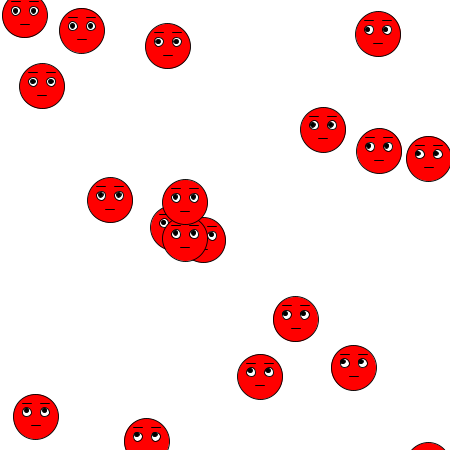
Frame 1 (no input)
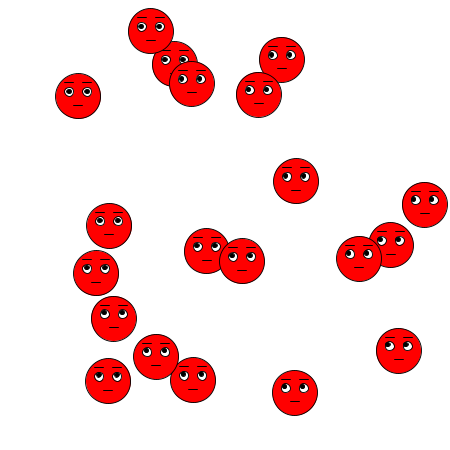
Frame 60 (the mouse pressed at the canvas centre just before this capture)
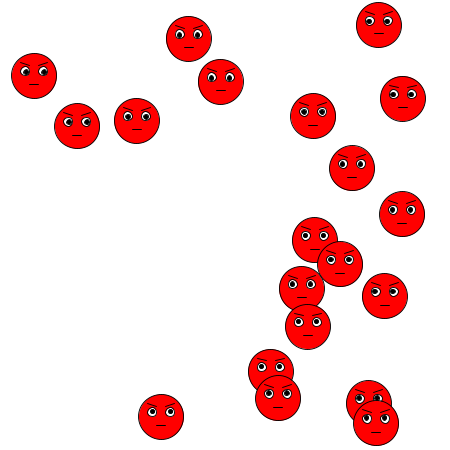
Frame 120 (the mouse held since frame 60 and released just before this capture)

The Processing sketch that drew these frames (run headless with seeded random() and noise(); from frame 60 on, the mouse is pressed at the canvas centre):

// Processing sketch: processing_16544
// ── processing_16544.pde

//setting up values
int ebinner=0;
color colour=color(255,255,0);
blob[] BLOB=new blob[20];

//A Basic setup
void setup() {
  size(450,450);
  frameRate(30);
  smooth();
  for(int h=0;h<20;h++)
   {
    BLOB[h]=new blob(random(500),random(500), color(255,0,0), 0, 0.9, h, BLOB);//Position X&Y, color, rotation, size multiplicator
   }
}

void draw(){
  background(255);
  for(int i=0;i<20;i++)
  {
   BLOB[i].bump();
   BLOB[i].drawBlob();
   BLOB[i].move();
 }
 //println(BLOB[2].blobx);
}

void mousePressed()
  {
    if(ebinner==0)//if not angry
    {ebinner=3;}//-->get angry
    else if(ebinner==3)//if angry
    {ebinner=0;}//-->get not angry
  }

class blob
{
  float blobx;
  float bloby;
  color col;
  int rot;
  float big;
  float movex=random(10);
  float movey=random(10);
  blob[] part;
  int nr;

  
   blob(float x, float y, color c, int r, float s, int num, blob[] crash)
  {
    blobx=x;
    bloby=y;
    col=c;
    rot=r;
    big=s;
    part=crash;
    int nr=num;


   // background(255);
  } 
  
  void drawBlob()
  {
    pushMatrix();
    translate(blobx,bloby);//controls the position
    rotate(radians(rot));//controls the rotation
    scale(big);//controls the size


    //Blobs "Body"
    fill (col);
    ellipse(0,0,50,50);

    //Blobs left eye
    fill(255);
    ellipse(-10,-5,10,10);
  
    //Blobs right eye
    fill(255);
    ellipse(10,-5,10,10);
  
    /*
    Blobs left pupil, moves with mouse,
    but not as far as the mouse (mouse/40)
    */
    fill(0);
    ellipse(-10+(mouseX/2-blobx/2)/100,-5+(mouseY/2-bloby/2)/100,5,5);
  
     //Blobs right pupil, same as with the left one
    fill(0);
    ellipse(10+(mouseX/2-blobx/2)/100,-5+(mouseY/2-bloby/2)/100,5,5);

    //Blobs mouth
    line(-5,10,5,+10);
  
    //Blobs left eyebrow
    line(-15,-15,-5,-15+ebinner);
  
    //Blobs right eyebrow
    line(5,-15+ebinner,15,-15);
    popMatrix();
 
    }
    
  void move()
  {
    blobx+=movex;
    bloby+=movey;
    
    if (blobx+25 > width) {
      blobx = width-25;
      movex*=-1; 
    }
    else if (blobx-25<0) 
    {
      blobx = 25;
      movex *= -1;
    }
    if (bloby+25>height)
    {
      bloby=height-25;
      movey*=-1; 
    } 
    else if (bloby-25<0)
    {
      bloby=25;
      movey*=-1;
    }

  }
  
  void bump()
  {
   for (int l=nr+1;l<20;l++) 
   {
      float dx=part[l].blobx-blobx;
      float dy=part[l].bloby-bloby;
      float dista=sqrt(dx*dx + dy*dy);
      if (dista<50)
      { 
        float angle=atan2(dy,dx);
        float targetX=blobx+cos(angle)*50;
        float targetY=bloby+sin(angle)*50;
        float ax=(targetX-part[l].blobx)*0.05;
        float ay=(targetY-part[l].bloby)*0.05;
        movex-=ax;
        movey-=ay;
        part[l].movex+=ax;
        part[l].movey+=ay;
      }
   }
  }
  
}
 

/*
Always remember: Big Blob is watching you(r mouse)!
Due to assignment restriction he will ALWAYS get angry if you click in his place, and you can ALWAYS calm him down with another click.
*/
 
